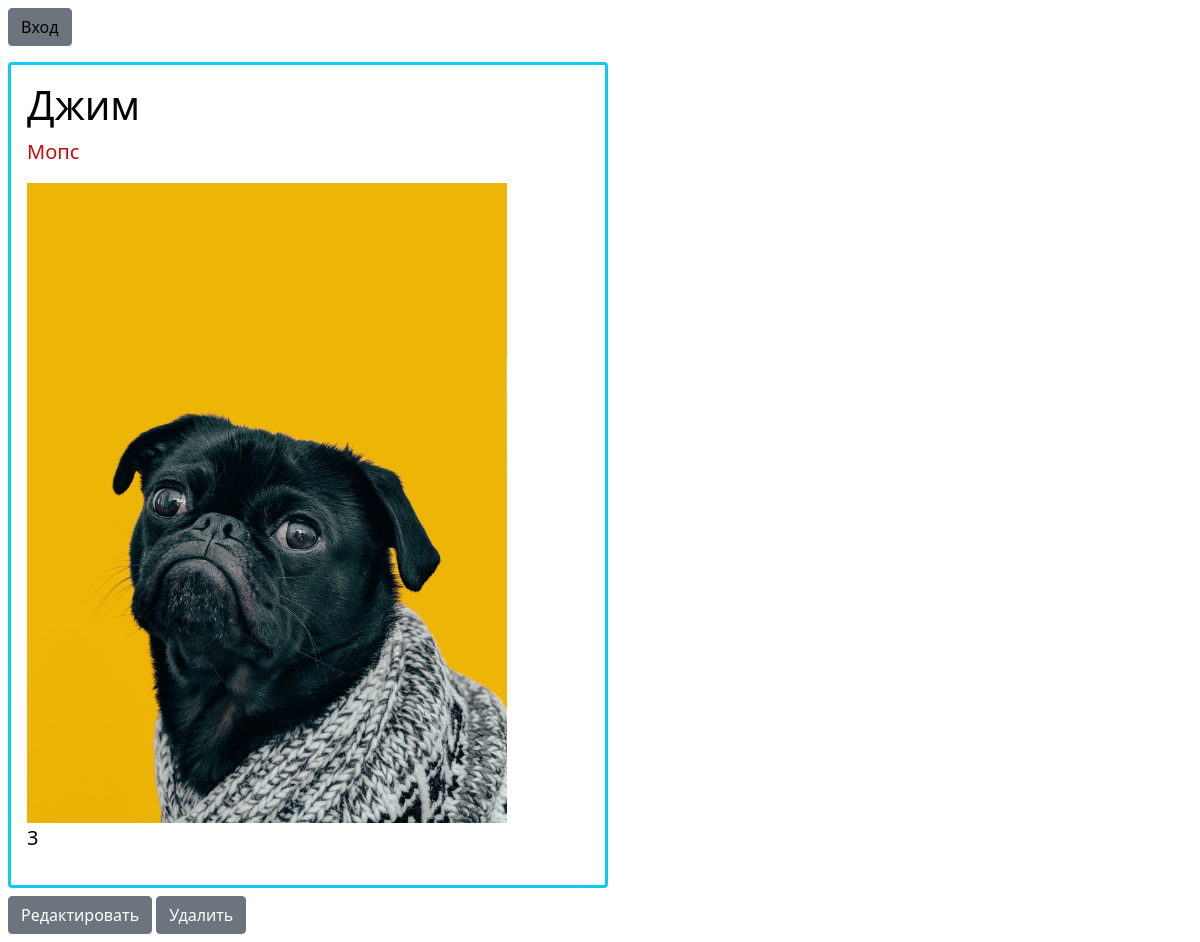
Screenshot of /dog/13 with the database file from the repository.
### app1/models.py (models this page shows, shortened)
class Posts(models.Model):
    name = models.CharField(max_length=100)
    breed = models.TextField()
    age = models.IntegerField()
    image = models.CharField(max_length=200, default='')

### app1/views.py (the view)
# urls.py: path('dog/<int:id>', views.dog),
def dog(request, id):
    dog = Posts.objects.get(id=id)
    return render(request, 'dog.html', {'dog': dog})

### app1/templates/dog.html
{% extends "base.html" %}
{% load static %}
{% block content %}
            <div class="border border-3 border-info w-50 m-2 p-3 rounded">
                <h3 style="color: black;" class="fs-1">{{dog.name}}</h3>
                <p style="color: rgb(196, 14, 14);" class="fs-5">{{dog.breed}}</p>
                <img style="width: 40vw;  " src="/static/images/{{dog.image}}" alt=""/>
                <p style="color: black;" class="fs-5">{{dog.age}}</p>
            </div>
            <div class="m-2">
                <a class="btn btn-secondary" href="/editpost/{{dog.id}}">
                    Редактировать
                </a>
                <a class="btn btn-secondary" href="/deletepost/{{dog.id}}">
                    Удалить
                </a>
            </div>
{% endblock %}

### rows the page displays
Posts: name "Джим", breed "Мопс", image (picture), age "3"
